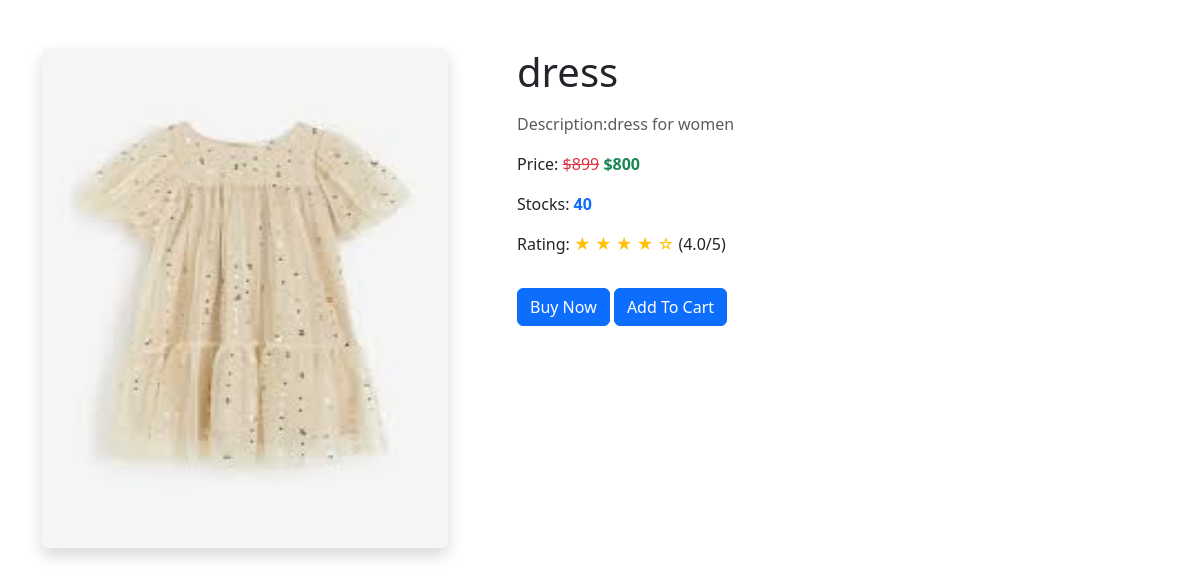
The page /product_dtl/2 on the database its author committed.
### demo_app/models.py (models this page shows)
class Product(models.Model):
    pid=models.TextField()
    name=models.TextField()
    des=models.TextField()
    price=models.IntegerField()
    offer_price=models.IntegerField()
    stock=models.IntegerField()
    img=models.FileField()

### demo_app/views.py (the view)
# urls.py: path('product_dtl/<pid>',views.pro_dtl),
def pro_dtl(req,pid):
        data=Product.objects.get(pk=pid)
        return render(req,'user/product_dtl.html',{'Products':data})

### templates/user/product_dtl.html (shortened to what this page needs)
<!DOCTYPE html>
<html lang="en">
<head>
    <link href="https://cdn.jsdelivr.net/npm/bootstrap@5.3.2/dist/css/bootstrap.min.css" rel="stylesheet">
</head>
<body>
    <div class="container mt-5">
        <div class="row">
            <div class="col-md-5">
                <img src="{{ Products.img.url }}" alt="Product Image" class="img-fluid rounded shadow" style="height: 500px;width: 90%;">
            </div>
            <div class="col-md-7">
                <h1 class="mb-3">{{ Products.name }}</h1>
                <p class="text-muted">Description:<span class="fw-normal">{{ Products.des }} </span></p>
                <p>Price: <del style="text-decoration: line-through;"class="text-danger">${{ Products.price }}</del>
                    <span class="text-success fw-bold">${{ Products.offer_price }}</span>
                </p>
                <p>Stocks: <span class="fw-bold text-primary">{{ Products.stock }}</span></p>
                <p>Rating:
                    <span class="text-warning">&#9733; &#9733; &#9733; &#9733; &#9734;</span>
                    (4.0/5)
                </p>
                <a href="../pro_buy/{{Products.pk}}"><button class="btn btn-primary mt-3">Buy Now</button></a>
                <a href="../add_to_cart/{{Products.pk}}" class="btn btn-primary mt-3">Add To Cart</a>
            </div>
        </div>
    </div>
</body>
</html>

### rows shown on the page
Product: img (picture), name "dress", des "dress for women", price "899", offer_price "800", stock "40"
